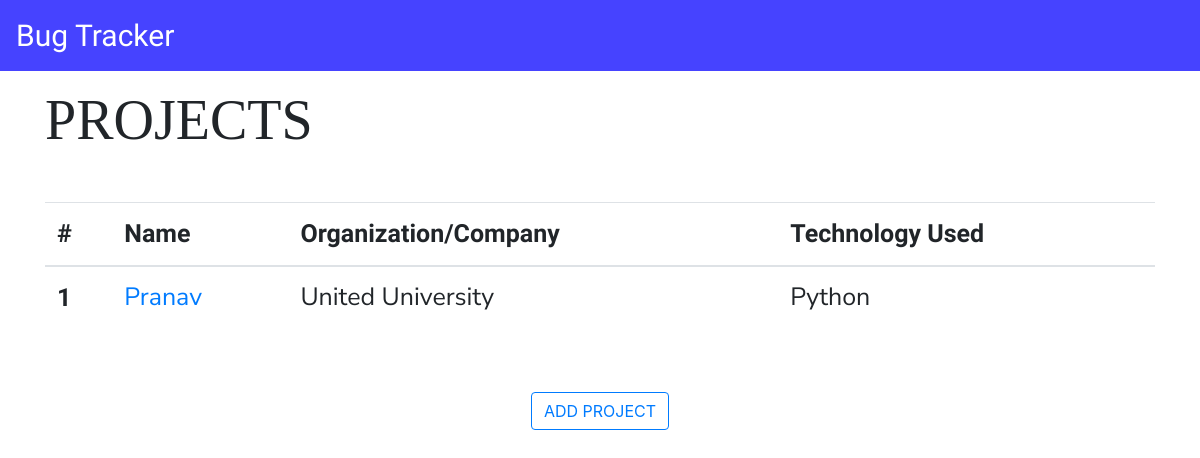
The page / on the database its author committed.
### projects_app/models.py (models this page shows, shortened)
class Project(models.Model):
    name = models.CharField(max_length=50)
    organization_name = models.CharField(max_length=70)
    technology = models.CharField(max_length=50)

### projects_app/views.py (the view)
# urls.py: 2. Add a URL to urlpatterns:  path('', views.home, name='home')
def home(request):
    project_list = Project.objects.all()
    page = request.GET.get('page',1)
    paginator = Paginator(project_list,2)
    try:
        project_list = paginator.page(page)
    except PageNotAnInteger:
        project_list = paginator.page(1)
    except EmptyPage:
        project_list = paginator.page(paginator.num_pages)
    context = {
        'projects': project_list,
    }
    return render(request, 'projects_app/home.html', context)

### projects_app/templates/projects_app/home.html (shortened to what this page needs)
{% extends 'projects_app/base.html' %}
{% block home %}
    <div class="container mt-3">
        <h1 class="display-4 project-title">Projects</h1>
        <table class="table mt-5">
            <thead>
                <th scope="col">#</th>
                <th scope="col">Name</th>
                <th scope="col">Organization/Company</th>
                <th scope="col">Technology Used</th>
            </thead>
            <tbody>
                {% for project in projects %}
                    <tr>
                        <th scope="row"> {{forloop.counter}} </th>
                        <td><a href="{% url 'bug_list' project.id %}">{{project.name}}</a></td>
                        <td>{{project.organization_name}}</td>
                        <td>{{project.technology}}</td>
                    </tr>
                {% endfor %}
            </tbody>
        </table>
        <div class="flex-container">
            <button type="button" id="add-project" class="mt-5 btn btn-outline-primary" onclick="openprojectform()">add project</button>
        </div>
    </div>
{% endblock home %}

### projects_app/static/css/navbar.css (style rules this page uses)
.flex-container { display: flex; justify-content: center; }
#add-project { text-transform: uppercase; }

### projects_app/static/css/projects.css (style rules this page uses)
.project-title { font-family: 'Playfair Display', serif; text-transform: uppercase; display: inline; }

### projects_app/static/css/table.css (style rules this page uses)
th { font-family: 'IBM Plex Sans Condensed', sans-serif; font-size: 25px; }
td { font-family: 'Nunito Sans', sans-serif; font-size: 25px; }

### rows shown on the page
Project: name "Pranav", organization_name "United University", technology "Python"
